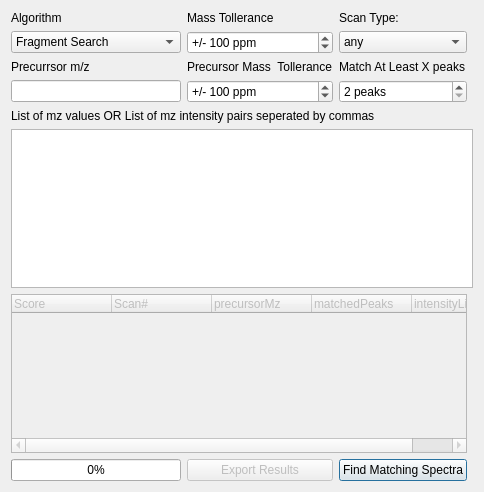
<?xml version="1.0" encoding="UTF-8"?>
<ui version="4.0">
 <class>SpectraMatchingForm</class>
 <widget class="QDialog" name="SpectraMatchingForm">
  <property name="geometry">
   <rect>
    <x>0</x>
    <y>0</y>
    <width>484</width>
    <height>492</height>
   </rect>
  </property>
  <property name="windowTitle">
   <string>Spectra Matching</string>
  </property>
  <layout class="QGridLayout" name="gridLayout">
   <item row="0" column="2">
    <widget class="QLabel" name="label_3">
     <property name="text">
      <string>Scan Type:</string>
     </property>
    </widget>
   </item>
   <item row="1" column="2">
    <widget class="QComboBox" name="scanTypeComboBox">
     <item>
      <property name="text">
       <string>any</string>
      </property>
     </item>
     <item>
      <property name="text">
       <string>ms1</string>
      </property>
     </item>
     <item>
      <property name="text">
       <string>ms2</string>
      </property>
     </item>
     <item>
      <property name="text">
       <string>ms3</string>
      </property>
     </item>
     <item>
      <property name="text">
       <string>ms4</string>
      </property>
     </item>
     <item>
      <property name="text">
       <string>ms5</string>
      </property>
     </item>
     <item>
      <property name="text">
       <string>ms6</string>
      </property>
     </item>
     <item>
      <property name="text">
       <string>ms7</string>
      </property>
     </item>
     <item>
      <property name="text">
       <string>ms8</string>
      </property>
     </item>
    </widget>
   </item>
   <item row="20" column="0" colspan="3">
    <widget class="QTreeWidget" name="resultTable">
     <property name="enabled">
      <bool>false</bool>
     </property>
     <property name="editTriggers">
      <set>QAbstractItemView::NoEditTriggers</set>
     </property>
     <property name="alternatingRowColors">
      <bool>false</bool>
     </property>
     <column>
      <property name="text">
       <string>Score</string>
      </property>
     </column>
     <column>
      <property name="text">
       <string>Scan#</string>
      </property>
     </column>
     <column>
      <property name="text">
       <string>precursorMz</string>
      </property>
     </column>
     <column>
      <property name="text">
       <string>matchedPeaks</string>
      </property>
     </column>
     <column>
      <property name="text">
       <string>intensityList</string>
      </property>
     </column>
    </widget>
   </item>
   <item row="11" column="0" colspan="4">
    <widget class="QPlainTextEdit" name="fragmentsText">
     <property name="backgroundVisible">
      <bool>false</bool>
     </property>
    </widget>
   </item>
   <item row="0" column="0">
    <widget class="QLabel" name="label_4">
     <property name="text">
      <string>Algorithm</string>
     </property>
    </widget>
   </item>
   <item row="10" column="0" colspan="3">
    <widget class="QLabel" name="label_2">
     <property name="text">
      <string>List of mz values OR List of mz intensity pairs seperated by commas</string>
     </property>
    </widget>
   </item>
   <item row="1" column="1">
    <widget class="QSpinBox" name="productPPM">
     <property name="suffix">
      <string> ppm</string>
     </property>
     <property name="prefix">
      <string>+/- </string>
     </property>
     <property name="maximum">
      <number>100000</number>
     </property>
     <property name="value">
      <number>100</number>
     </property>
    </widget>
   </item>
   <item row="7" column="0">
    <widget class="QLabel" name="label">
     <property name="text">
      <string>Precurrsor m/z </string>
     </property>
    </widget>
   </item>
   <item row="0" column="1">
    <widget class="QLabel" name="label_5">
     <property name="text">
      <string>Mass Tollerance</string>
     </property>
    </widget>
   </item>
   <item row="8" column="1">
    <widget class="QSpinBox" name="precursorPPM">
     <property name="suffix">
      <string> ppm</string>
     </property>
     <property name="prefix">
      <string>+/- </string>
     </property>
     <property name="maximum">
      <number>10000</number>
     </property>
     <property name="value">
      <number>100</number>
     </property>
    </widget>
   </item>
   <item row="7" column="1">
    <widget class="QLabel" name="label_6">
     <property name="text">
      <string>Precursor Mass  Tollerance</string>
     </property>
    </widget>
   </item>
   <item row="1" column="0">
    <widget class="QComboBox" name="algorithm">
     <item>
      <property name="text">
       <string>Fragment Search</string>
      </property>
     </item>
     <item>
      <property name="text">
       <string>Isotopic Pattern Search</string>
      </property>
     </item>
    </widget>
   </item>
   <item row="21" column="2">
    <widget class="QPushButton" name="findButton">
     <property name="text">
      <string>Find Matching Spectra</string>
     </property>
    </widget>
   </item>
   <item row="21" column="0">
    <widget class="QProgressBar" name="progressBar">
     <property name="value">
      <number>0</number>
     </property>
    </widget>
   </item>
   <item row="8" column="0">
    <widget class="QLineEdit" name="precursorMz"/>
   </item>
   <item row="7" column="2">
    <widget class="QLabel" name="label_7">
     <property name="text">
      <string>Match At Least X peaks</string>
     </property>
    </widget>
   </item>
   <item row="8" column="2">
    <widget class="QSpinBox" name="minPeakMatches">
     <property name="suffix">
      <string> peaks</string>
     </property>
     <property name="minimum">
      <number>2</number>
     </property>
     <property name="maximum">
      <number>1000000000</number>
     </property>
    </widget>
   </item>
   <item row="21" column="1">
    <widget class="QPushButton" name="exportButton">
     <property name="enabled">
      <bool>false</bool>
     </property>
     <property name="text">
      <string>Export Results</string>
     </property>
    </widget>
   </item>
  </layout>
 </widget>
 <resources/>
 <connections/>
</ui>
